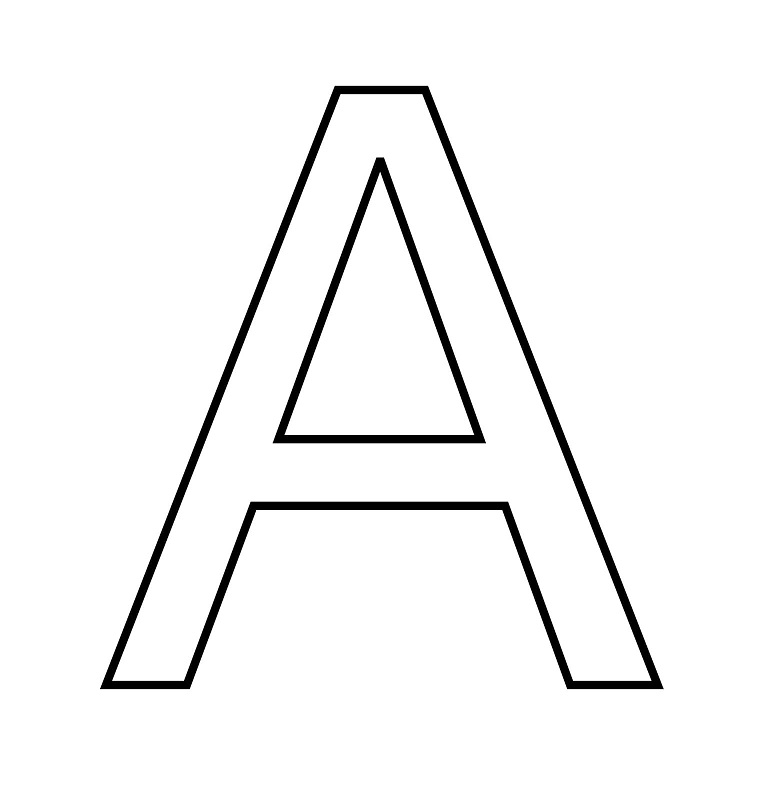
#> input picture visual-cryptography/a.jpg, 766 x 792 px
$ jupyter execute visual-cryptography.ipynb
#> lines starting #> are read from the running program, lines starting #| are printed output that depends on the picture
[cell 1]
from PIL import Image, ImageOps
from skimage import io
import numpy as np
import matplotlib.pyplot as plt
import random
import cv2 as cv

[cell 2]
path = 'a.jpg'
img = Image.open(path)
#> img is the input picture: PIL image 766x792 RGB; min 0, max 255, mean 244.7
img = ImageOps.grayscale(img)
#> img: PIL image 766x792 L
img = np.array(img)
plt.imshow(img, cmap='gray')

[cell 3]
img

[cell 4]
height = img.shape[0] * 2
#> height = 1584
width = img.shape[1] * 2
#> width = 1532
share1 = np.zeros((height, width), dtype=np.uint8)
share2 = np.zeros((height, width), dtype=np.uint8)

share1

[cell 5]
sharei = 0
sharej = 0
c0 = [[[0, 255], [0, 255]], [[255, 0], [255, 0]]]
c1 = [[[0, 255], [0, 255]], [[255, 0], [255, 0]]]

for i in range(len(img)):
    sharej = 0
    for j in range(len(img[0])):
        rand = random.randint(0, 1)
        if img[i][j] == 255:
            share1[sharei:(sharei + 2),sharej:(sharej+2)] = c0[rand]
            share2[sharei:(sharei + 2),sharej:(sharej+2)] = c0[rand]
        else:
            if rand == 0:
                share1[sharei:(sharei + 2),sharej:(sharej+2)] = c1[0]
                share2[sharei:(sharei + 2),sharej:(sharej+2)] = c1[1]
            elif rand == 1:
                share1[sharei:(sharei + 2),sharej:(sharej+2)] = c1[1]
                share2[sharei:(sharei + 2),sharej:(sharej+2)] = c1[0]
        sharej += 2
    sharei += 2
#> this loop made 792 passes
#> sharei on passes 1 to 3: 2, 4, 6
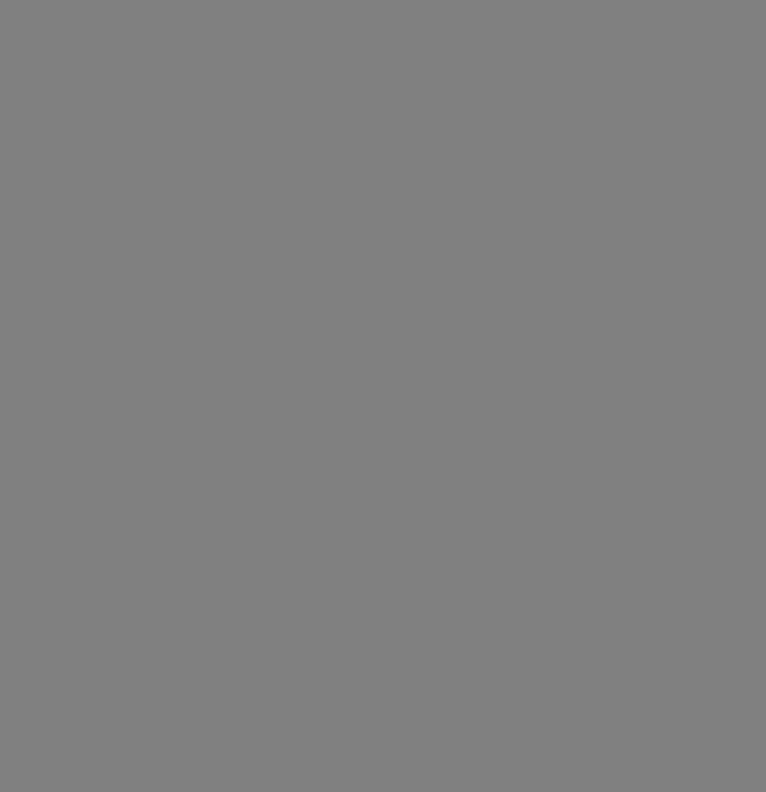
#> share1: shape (1584, 1532) (shown at 1/2 size); 50% white in thin lines or dots
#> share2: shape (1584, 1532); 50% white in thin lines or dots
#> after the loop, sharei = 1584

[cell 6]
plt.imshow(share1, cmap='gray')

[cell 7]
plt.imshow(share2, cmap='gray')

[cell 8]
for i in range(len(share1)):
    for j in range(len(share1[0])):
        if share1[i][j] == 0:
            share2[i][j] = 0
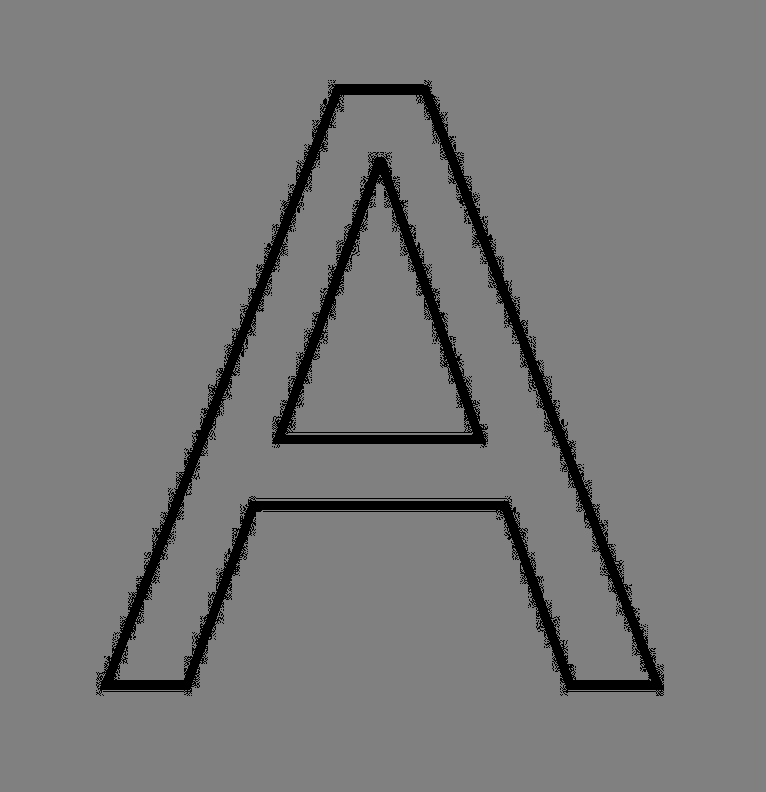
#> share2: shape (1584, 1532) (shown at 1/2 size); 46.8% white in thin lines or dots
